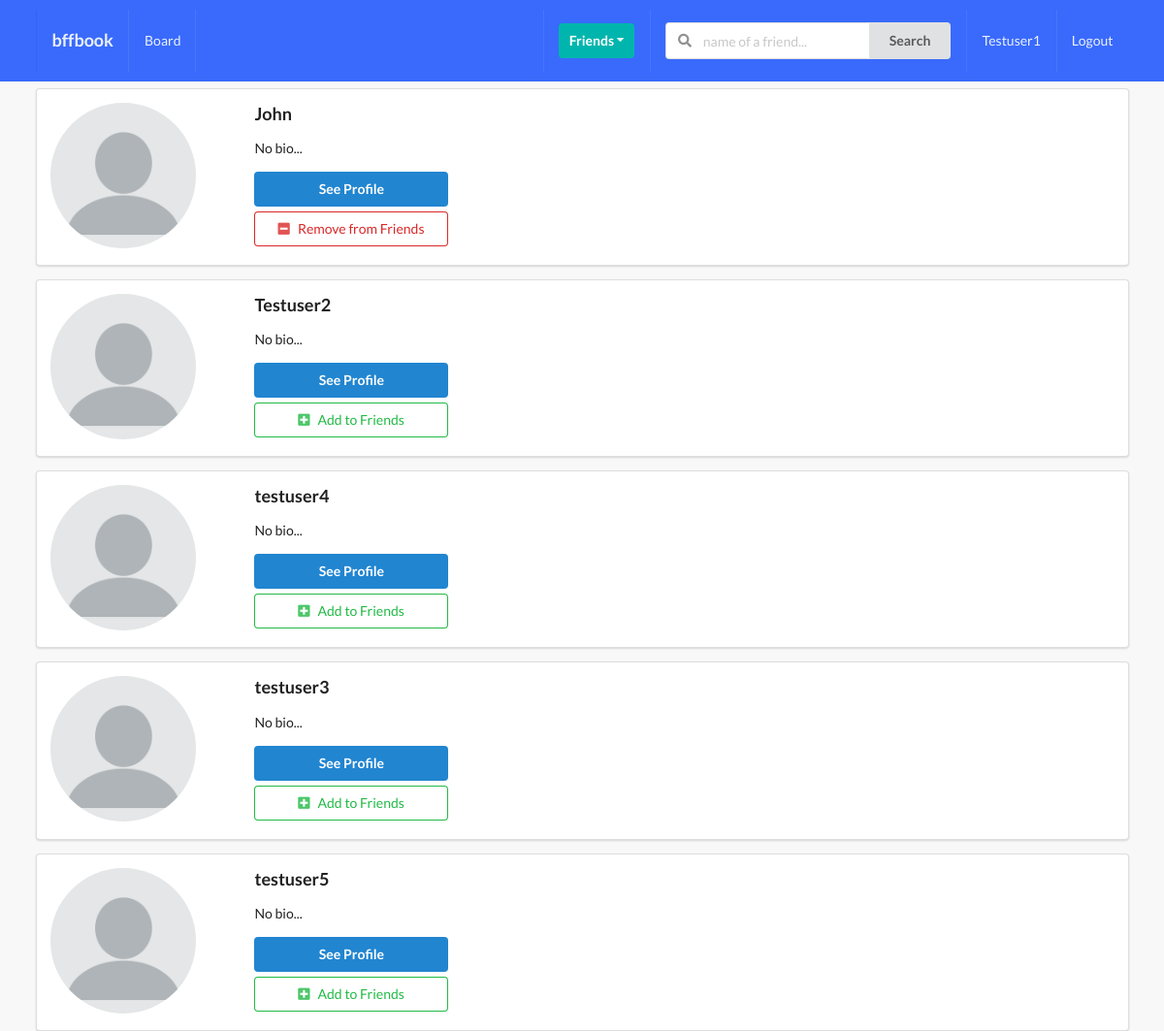
The app's page /profiles/ (signed in), older data.
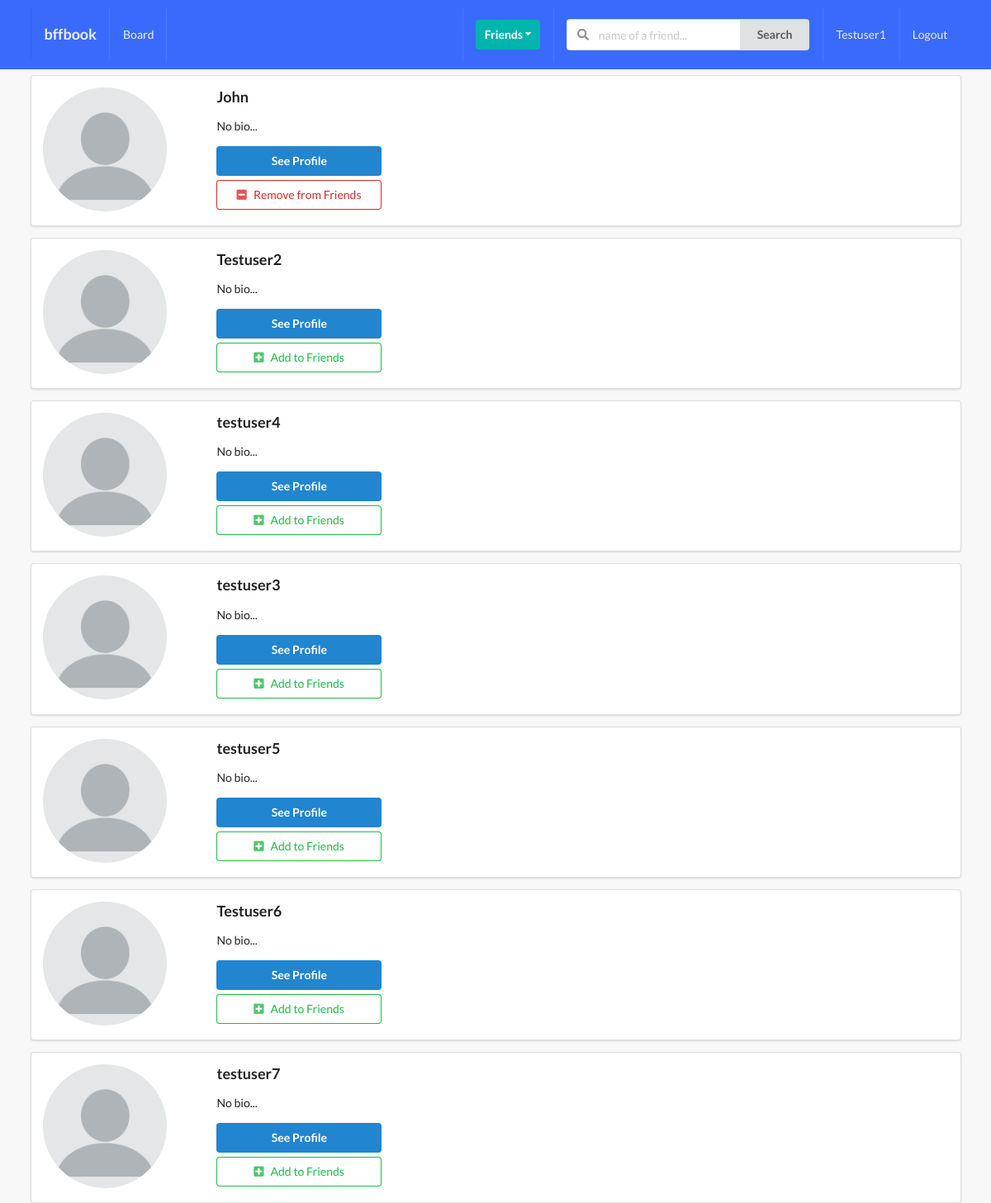
The same page, newer data.
### profiles/models.py (models this page shows, shortened)
class Profile(models.Model):
    first_name = models.CharField(max_length=200, blank=True)
    last_name = models.CharField(max_length=200, blank=True)
    user = models.OneToOneField(User, on_delete=models.CASCADE)
    bio = models.TextField(default="No bio...", max_length=300)
    email = models.EmailField(max_length=200, blank=True)
    country = models.CharField(max_length=200, blank=True)
    avatar = models.ImageField(default='avatar.png', upload_to='avatars/')
    friends = models.ManyToManyField(User, blank=True, related_name='friends')
    slug = models.SlugField(unique=True, blank=True)
    updated = models.DateTimeField(auto_now=True)
    created = models.DateTimeField(auto_now_add=True)
    objects = ProfileManager()
    def get_absolute_url(self):
        return reverse('profiles:profile-detail-view', kwargs={'slug': self.slug})
    __initial_first_name = None
    __initail_last_name = None
    def __init__(self, *args, **kwargs):
        super().__init__(*args, **kwargs)
        self.__initial_first_name = self.first_name
        self.__initial_last_name = self.last_name

### profiles/views.py (the view)
# urls.py: path('', ProfileListView.as_view(), name='all-profiles-view'),
class ProfileListView(LoginRequiredMixin, ListView):
    model = Profile
    template_name = 'profiles/profile_list.html'
    def get_queryset(self):
        qs = Profile.objects.get_all_profiles(self.request.user)
        return qs
    def get_context_data(self, **kwargs):
        context = super().get_context_data(**kwargs)
        user = User.objects.get(username__iexact=self.request.user)
        profile = Profile.objects.get(user=user)
        rel_r = Relationship.objects.filter(sender=profile)
        rel_s = Relationship.objects.filter(receiver=profile)
        rel_receiver = []
        rel_sender = []
        for item in rel_r:
            rel_receiver.append(item.receiver.user)
        for item in rel_s:
            rel_sender.append(item.sender.user)
        context['rel_receiver'] = rel_receiver
        context['rel_sender'] = rel_sender
        context['is_empty'] = False
        if len(self.get_queryset()) == 0:
            context['is_empty'] = True
        return context

### profiles/models.py (called while the page is built)
    def get_all_profiles(self, me):
        profiles = Profile.objects.all().exclude(user=me)
        return profiles

### profiles/templates/profiles/profile_list.html (shortened to what this page needs)
{% extends 'base.html' %}
{% block content %}
    {% for obj in object_list %}
        <div class="ui segment">
            <div class="ui grid">
                <div class="row">
                    <div class="three wide column">
                        <img src="{{ obj.avatar.url }}" alt="" class="ui small circular image">
                    </div>
                    <div class="thirteen wide column">
                        <h3>{{ obj.user }}</h3>
                        <p>{{ obj.bio }}</p>
                        <a href="{{ obj.get_absolute_url }}"><button class="ui primary button mb-5 w-big">See Profile</button></a>
                        <br>
                        {% if obj.user not in rel_receiver and obj.user not in rel_sender %}
                        <form action="{%  url 'profiles:send-invite' %}" method="POST">
                            <button type="submit" class="ui positive basic button mb-5 w-big"><i class="plus square icon"></i>Add to Friends</button>
                        </form>
                        {% endif %}
                        {% if request.user in obj.friends.all %}
                        <form action="{% url 'profiles:remove-friend' %}" method="POST">
                            <button type="submit" class="ui negative basic button mb-5 w-big"><i class="minus square icon"></i>Remove from Friends</button>
                        </form>
                        {% endif %}
                    </div>
                </div>
            </div>
        </div>
    {% endfor %}
{% endblock content %}

Row changes from the older to the newer data that the page shows:
added Profile: avatar (placeholder picture), user "Testuser6", bio "No bio..."
added Profile: avatar (placeholder picture), user "testuser7", bio "No bio..."
